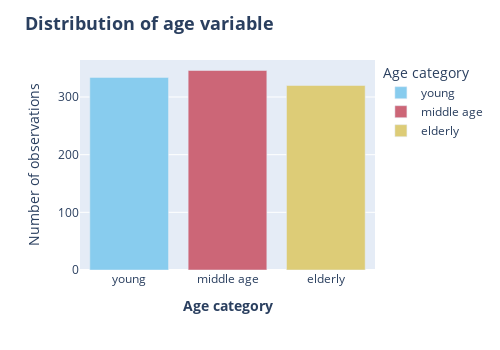

The code cell stored with this chart in its notebook:
### Code cell
fig = px.bar(
    age_distr.reset_index(),
    x = 'Age_category',
    y = 'count',
    color = 'Age_category',
    color_discrete_sequence = px.colors.qualitative.Safe, 
    labels = dict(
        Age_category = 'Age category',
        count = 'Number of observations'
    ),
    width = 500,
    height = 350
)
fig.update_layout(
    title = dict(
        text = 'Distribution of age variable',
        font = dict(
            size = 18,
            weight = 'bold'
        )
    ),
    xaxis = dict(
        title = dict(
            text = 'Age category',
            font_weight = 'bold'
        )
    ),
    yaxis = dict(
        title = dict(
            text = 'Number of observations'
        )
    )
)
fig.show()

### Figure 1 — Plotly figure (JSON) as saved in the notebook; plotly's stock layout.template omitted (floating-point values rounded to 4 significant figures)
{"data": [{"alignmentgroup": "True", "hovertemplate": "Age category=%{x}<br>Number of observations=%{y}<extra></extra>", "legendgroup": "young", "marker": {"color": "rgb(136, 204, 238)", "pattern": {"shape": ""}}, "name": "young", "offsetgroup": "young", "orientation": "v", "showlegend": true, "textposition": "auto", "type": "bar", "x": ["young"], "xaxis": "x", "y": [334], "yaxis": "y"}, {"alignmentgroup": "True", "hovertemplate": "Age category=%{x}<br>Number of observations=%{y}<extra></extra>", "legendgroup": "middle age", "marker": {"color": "rgb(204, 102, 119)", "pattern": {"shape": ""}}, "name": "middle age", "offsetgroup": "middle age", "orientation": "v", "showlegend": true, "textposition": "auto", "type": "bar", "x": ["middle age"], "xaxis": "x", "y": [346], "yaxis": "y"}, {"alignmentgroup": "True", "hovertemplate": "Age category=%{x}<br>Number of observations=%{y}<extra></extra>", "legendgroup": "elderly", "marker": {"color": "rgb(221, 204, 119)", "pattern": {"shape": ""}}, "name": "elderly", "offsetgroup": "elderly", "orientation": "v", "showlegend": true, "textposition": "auto", "type": "bar", "x": ["elderly"], "xaxis": "x", "y": [320], "yaxis": "y"}], "layout": {"barmode": "relative", "height": 350, "legend": {"title": {"text": "Age category"}, "tracegroupgap": 0}, "margin": {"t": 60}, "title": {"font": {"size": 18, "weight": "bold"}, "text": "Distribution of age variable"}, "width": 500, "xaxis": {"anchor": "y", "categoryarray": ["young", "middle age", "elderly"], "categoryorder": "array", "domain": [0, 1], "title": {"font": {"weight": "bold"}, "text": "Age category"}}, "yaxis": {"anchor": "x", "domain": [0, 1], "title": {"text": "Number of observations"}}}}
